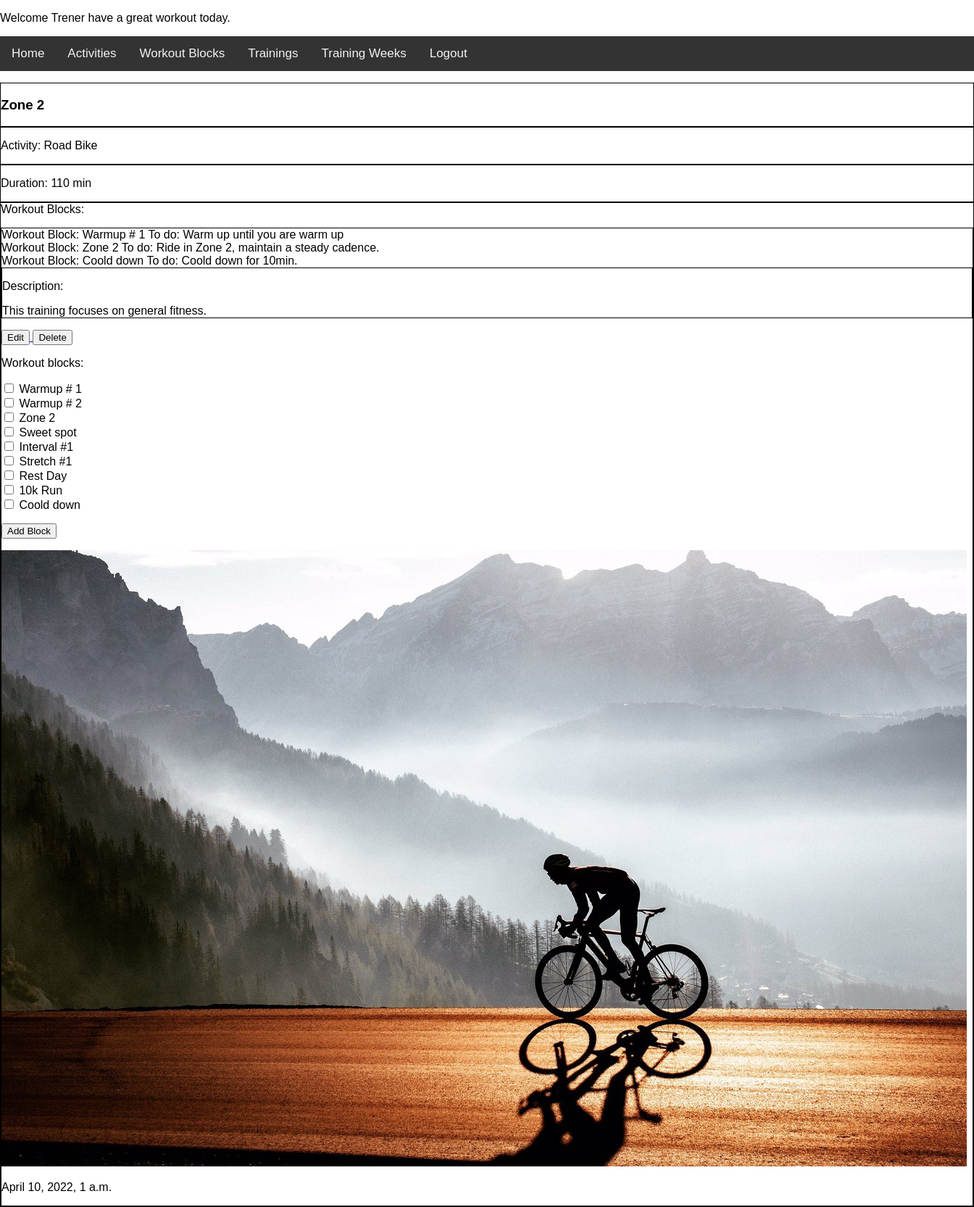
Page /trainingz_app/training/1/ (signed in) on the committed database.
### trainingz_app/models.py (models this page shows, shortened)
class Training(models.Model):
    name = models.CharField(max_length=50)
    activity = models.ForeignKey(Activity, on_delete=models.CASCADE)
    description = models.TextField()
    workout_blocks = models.ManyToManyField(WorkoutBlock)
    def get_update_url(self):
        return reverse("update_training", kwargs={"id": self.id})
    def get_delete_url(self):
        return reverse("delete_training", kwargs={"id": self.id})

class Activity(models.Model):
    name = models.CharField(max_length=40)
    def __str__(self):
        return self.name

class WorkoutBlock(models.Model):
    name = models.CharField(max_length=50)
    workout_element = models.CharField(max_length=30, choices=WORKOUT_ELEMENTS)
    workout_details = models.TextField()
    duration = models.SmallIntegerField()
    def __str__(self):
        return self.name

### trainingz_app/views.py (the view, shortened to what this page needs)
class ShowDetailTrainingView(LoginRequiredMixin, View):
    def get(self, request, id):
        training = Training.objects.get(pk=id)
        workout_blocks = training.workout_blocks.all()
        training_duration = 0
        for workout_block in workout_blocks:
            training_duration += workout_block.duration
        form = AddWorkoutBlockToTrainingForm()
        ctx = {
            "training": training,
            "form": form,
            "training_duration": training_duration,
        }
        return render(request, "training_detail.html", ctx)

### trainingz_app/forms.py
class AddWorkoutBlockToTrainingForm(forms.ModelForm):
    class Meta:
        model = Training
        fields = ["workout_blocks"]
        widgets = {"workout_blocks": CheckboxSelectMultiple}

### trainingz_app/context_processor.py (called while the page is built)
def get_date(request):
    return {"date": datetime.now()}

### trainingz_app/templates/training_detail.html (shortened to what this page needs)
{% extends 'base.html' %}
{% block trainingz %}
    <div style="border: solid; border-width: 1px;">
        <h3>{{ training.name }} </h3>
    </div>
    <div style="border: solid; border-width: 1px;">
        <p>Activity: {{ training.activity }}</p>
    </div>
    <div style="border: solid; border-width: 1px;">
        <p>Duration: {{ training_duration }} min</p>
    </div>
    <div style="border: solid; border-width: 1px;"
        <p>Workout Blocks:</p>
<div style="border: solid; border-width: 1px;">
        {% for workout_block in training.workout_blocks.all %}
            <div>Workout Block: {{ workout_block.name }}  To do: {{ workout_block.workout_details }} </div>
        {% endfor %}
    <div style="border: solid; border-width: 1px;">
        <p>Description: </p>
        {{ training.description }}
    </div>
    <a href="{{ training.get_update_url }}">
        <button>Edit</button>
    </a>
    <a href="{{ training.get_delete_url }}">
        <button>Delete</button>
    </a>
    <form method="POST">
        {{ form.as_p }}
        <input type="submit" value="Add Block">
    </form>
{% endblock %}

### trainingz_app/templates/base.html (shortened to what this page needs)
<!DOCTYPE html>
{% load static %}
<html lang="en">
<head>
    <link rel="stylesheet" type="text/css" href="{% static 'css/base.css' %}">
</head>
<body>
<p>Welcome {{ user }} have a great workout today.</p>
</body>
<div class="topnav">
    <a href="{% url 'index' %}">Home</a>
    {% if user.is_authenticated %}
        <a href="{% url 'list_activities' %}">Activities</a>
        <a href="{% url 'list_workout_blocks' %}">Workout Blocks</a>
        <a href="{% url 'list_trainings' %}">Trainings</a>
        <a href="{% url 'list_training_weeks' %}">Training Weeks</a>
        <a href="{% url 'logout' %}">Logout</a>
    {% else %}
        <a href="{% url 'login' %}">Login</a>
        <a href="{% url 'register' %}">Register</a>
   {% endif %}
</div>
{% block trainingz %}
{% endblock %}
<p> <img src="{% static 'cycling.jpeg' %}"> </p>
<p>{{ date }}</p>
</html>

### trainingz_app/static/css/base.css (style rules this page uses)
body { margin: 0; font-family: Arial, Helvetica, sans-serif; }
.topnav { overflow: hidden; background-color: #333; }
.topnav a { float: left; color: #f2f2f2; text-align: center; padding: 14px 16px; text-decoration: none; font-size: 17px; }

### rows in the picture
Training: name "Zone 2", activity "Road Bike", description "This training focuses on general fitness."
WorkoutBlock: name "Warmup # 1", workout_details "Warm up until you are warm up"
WorkoutBlock: name "Zone 2", workout_details "Ride in Zone 2, maintain a steady cadence."
WorkoutBlock: name "Coold down", workout_details "Coold down for 10min."

### other values in the picture
{{ user }} "Trener"
{{ training_duration }} "110"
